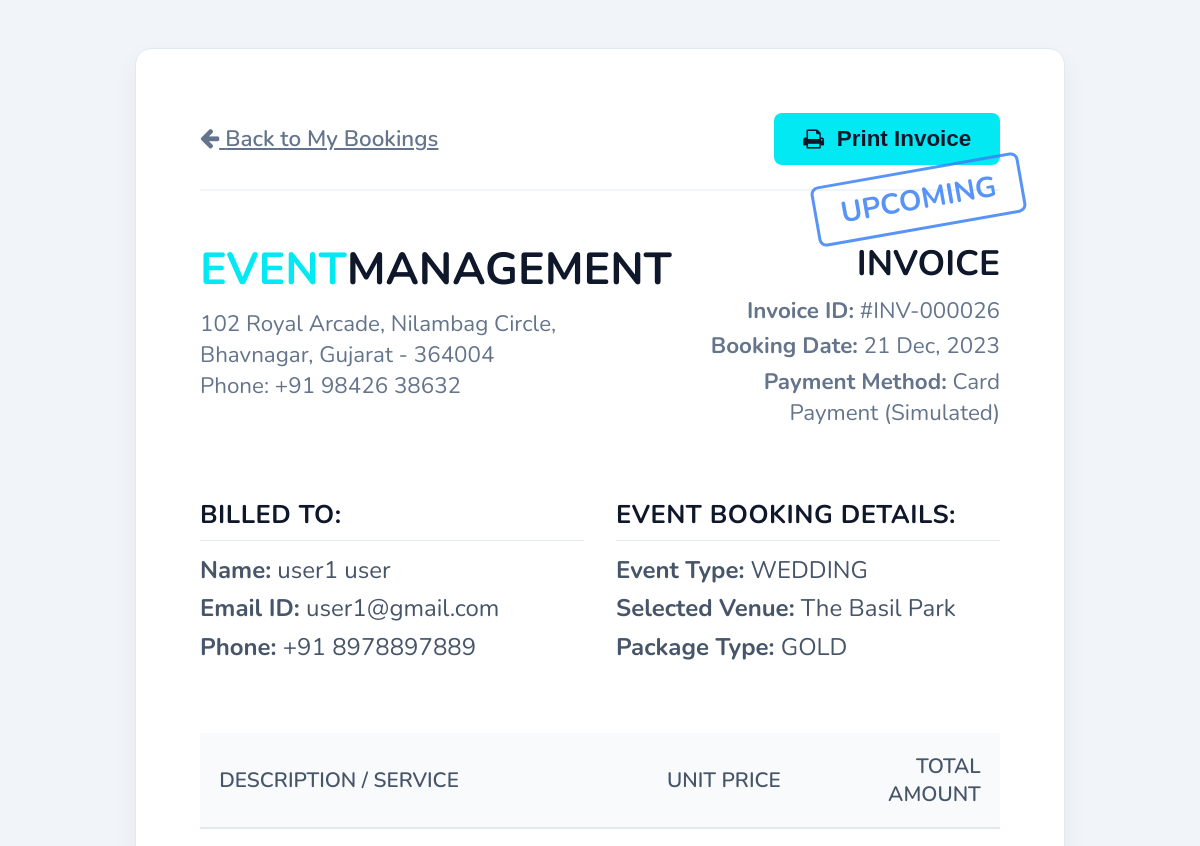
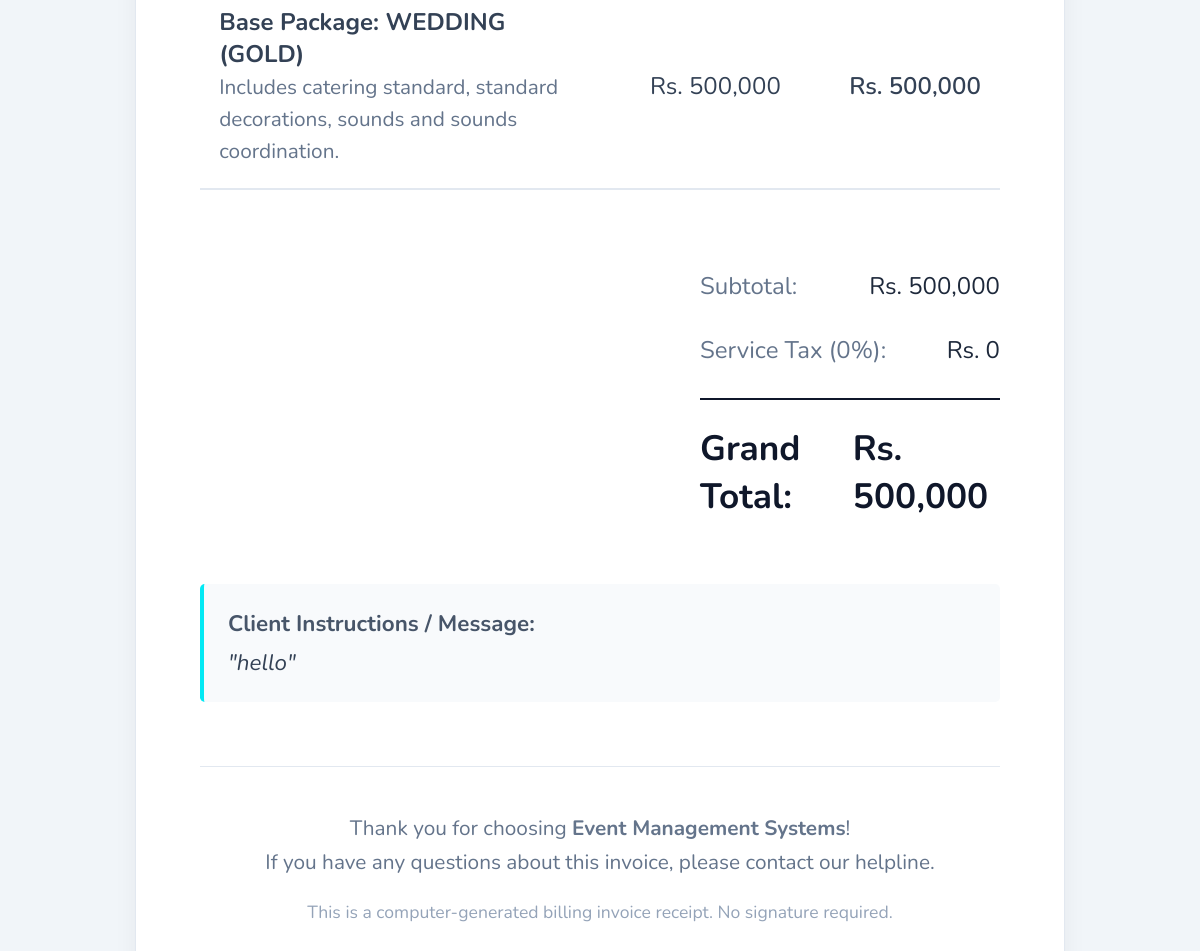
Screenshot of /login/invoice.php?b_id=26 (signed in) with the database file from the repository (2 pictures, top to bottom).
### tables this page shows
CREATE TABLE `tbl_booking` (
  `b_id` int(4) NOT NULL,
  `b_uid` int(4) NOT NULL,
  `b_type` varchar(20) NOT NULL,
  `b_package` varchar(20) NOT NULL,
  `b_date` date NOT NULL,
  `b_venue` varchar(50) NOT NULL,
  `b_price` double NOT NULL,
  `b_msg` varchar(500) NOT NULL,
  `b_state` varchar(10) NOT NULL
);

CREATE TABLE `tbl_user` (
  `First_Name` char(15) NOT NULL,
  `Last_Name` char(15) NOT NULL,
  `Email_ID` varchar(50) NOT NULL,
  `MobileNo` char(10) NOT NULL,
  `PWD` varchar(15) NOT NULL,
  `ID` int(4) NOT NULL
);

### login/invoice.php (the view, shortened to what this page needs)
<?php
    $b_id = intval($_GET['b_id']);
    $servername = "localhost";
    $username = "root";
    $password = "";
    $dbname = "event_mgt";
    $conn = new mysqli($servername, $username, $password, $dbname);
    $sql = "SELECT b.*, u.First_Name, u.Last_Name, u.Email_ID, u.MobileNo
            FROM tbl_booking b
            JOIN tbl_user u ON b.b_uid = u.ID
            WHERE b.b_id = ?";
    $stmt = $conn->prepare($sql);
    $stmt->bind_param("i", $b_id);
    $stmt->execute();
    $result = $stmt->get_result();
    $booking = $result->fetch_assoc();
    function parseUserMessage($msg) {
        return preg_replace('/^\[Add-ons:\s*.*?\]\s*/', '', $msg);
    }
    $clean_msg = parseUserMessage($booking["b_msg"]);
    $total_price = intval($booking["b_price"]);
    $addon_sum = 0;
    $base_package_price = $total_price - $addon_sum;
?>
<!DOCTYPE html>
<html lang="en">
<head>
    <link rel="stylesheet" href="https://cdnjs.cloudflare.com/ajax/libs/font-awesome/4.7.0/css/font-awesome.min.css">
</head>
<body>
<div class="invoice-card">
    <div class="actions-panel">
        <a href="booking.php" style="color: #64748b; font-size: 1.4rem; font-weight: 600;"><i class="fa fa-arrow-left"></i> Back to My Bookings</a>
        <button onclick="window.print()" class="btn-print"><i class="fa fa-print"></i> Print Invoice</button>
    </div>
    <?php
        $stampClass = 'stamp-upcoming';
    ?>
    <div class="status-stamp <?php echo $stampClass; ?>">
        <?php echo $booking["b_state"]; ?>
    </div>
    <div class="invoice-header">
        <div class="brand">
            <h2><span>EVENT</span>management</h2>
            <p>102 Royal Arcade, Nilambag Circle,</p>
            <p>Bhavnagar, Gujarat - 364004</p>
            <p>Phone: +91 98426 38632</p>
        </div>
        <div class="meta-details">
            <h3>INVOICE</h3>
            <p><strong>Invoice ID:</strong> #INV-<?php echo str_pad($booking['b_id'], 6, '0', STR_PAD_LEFT); ?></p>
            <p><strong>Booking Date:</strong> <?php echo date("d M, Y", strtotime($booking['b_date'])); ?></p>
            <p><strong>Payment Method:</strong> Card Payment (Simulated)</p>
        </div>
    </div>
    <div class="info-grid">
        <div class="info-block">
            <h4>Billed To:</h4>
            <p><strong>Name:</strong> <?php echo htmlspecialchars($booking['First_Name'] . ' ' . $booking['Last_Name']); ?></p>
            <p><strong>Email ID:</strong> <?php echo htmlspecialchars($booking['Email_ID']); ?></p>
            <p><strong>Phone:</strong> +91 <?php echo htmlspecialchars($booking['MobileNo']); ?></p>
        </div>
        <div class="info-block">
            <h4>Event Booking Details:</h4>
            <p><strong>Event Type:</strong> <?php echo htmlspecialchars($booking['b_type']); ?></p>
            <p><strong>Selected Venue:</strong> <span style="text-transform: capitalize;"><?php echo htmlspecialchars($booking['b_venue']); ?></span></p>
            <p><strong>Package Type:</strong> <?php echo htmlspecialchars($booking['b_package']); ?></p>
        </div>
    </div>
    <table class="table-items">
        <thead>
            <tr>
                <th style="width: 50%;">Description / Service</th>
                <th style="width: 25%; text-align: right;">Unit Price</th>
                <th style="width: 25%; text-align: right;">Total Amount</th>
            </tr>
        </thead>
        <tbody>
            <tr>
                <td>
                    <strong>Base Package: <?php echo htmlspecialchars($booking['b_type']) . ' (' . htmlspecialchars($booking['b_package']) . ')'; ?></strong><br>
                    <span style="font-size: 1.3rem; color: #64748b;">Includes catering standard, standard decorations, sounds and sounds coordination.</span>
                </td>
                <td style="text-align: right;">Rs. <?php echo number_format($base_package_price); ?></td>
                <td style="text-align: right; font-weight: 600;">Rs. <?php echo number_format($base_package_price); ?></td>
            </tr>
        </tbody>
    </table>
    <div class="total-summary">
        <div class="total-box">
            <div class="total-row">
                <span style="color: #64748b;">Subtotal:</span>
                <span>Rs. <?php echo number_format($total_price); ?></span>
            </div>
            <div class="total-row">
                <span style="color: #64748b;">Service Tax (0%):</span>
                <span>Rs. 0</span>
            </div>
            <div class="total-row grand-total">
                <span>Grand Total:</span>
                <span>Rs. <?php echo number_format($total_price); ?></span>
            </div>
        </div>
    </div>
    <?php if (!empty($clean_msg)): ?>
        <div style="background: #f8fafc; border-left: 4px solid #03e9f4; padding: 1.5rem; margin-bottom: 4rem; border-radius: 0.3rem;">
            <strong style="font-size: 1.4rem; display: block; margin-bottom: 0.5rem; color: #475569;">Client Instructions / Message:</strong>
            <p style="margin: 0; font-size: 1.4rem; color: #334155; font-style: italic;">"<?php echo htmlspecialchars($clean_msg); ?>"</p>
        </div>
    <?php endif; ?>
    <div class="invoice-footer">
        <p>Thank you for choosing <strong>Event Management Systems</strong>!</p>
        <p>If you have any questions about this invoice, please contact our helpline.</p>
        <p style="margin-top: 1.5rem; font-size: 1.1rem; color: #94a3b8;">This is a computer-generated billing invoice receipt. No signature required.</p>
    </div>
</div>
</body>
</html>

### login/invoice.php (style rules this page uses)
body { font-family: 'Nunito', sans-serif; background-color: #f1f5f9; color: #1e293b; margin: 0; padding: 3rem 1rem; display: flex; justify-content: center; align-items: center; min-height: 100vh; }
.invoice-card { background: #fff; max-width: 800px; width: 100%; border-radius: 1rem; box-shadow: 0 10px 25px rgba(0, 0, 0, 0.05); padding: 4rem; border: 1px solid #e2e8f0; position: relative; }
.actions-panel { display: flex; justify-content: space-between; align-items: center; margin-bottom: 3rem; border-bottom: 2px solid #f1f5f9; padding-bottom: 1.5rem; }
.btn-print { background: #03e9f4; color: #0f172a; padding: 0.8rem 1.8rem; border-radius: 0.5rem; font-size: 1.4rem; font-weight: bold; cursor: pointer; border: none; display: flex; align-items: center; gap: 0.8rem; transition: all 0.3s; }
.invoice-header { display: flex; justify-content: space-between; margin-bottom: 4rem; }
.brand h2 { font-size: 2.8rem; color: #0f172a; text-transform: uppercase; margin: 0 0 0.5rem 0; }
.brand h2 span { color: #03e9f4; }
.brand p { color: #64748b; margin: 0; font-size: 1.4rem; }
.meta-details { text-align: right; }
.meta-details h3 { font-size: 2.2rem; color: #0f172a; margin: 0 0 0.5rem 0; }
.meta-details p { margin: 0.3rem 0; font-size: 1.4rem; color: #64748b; }
.info-grid { display: grid; grid-template-columns: 1fr 1fr; gap: 2rem; margin-bottom: 4rem; }
.info-block h4 { font-size: 1.6rem; color: #0f172a; margin: 0 0 0.8rem 0; text-transform: uppercase; letter-spacing: 0.5px; border-bottom: 1px solid #e2e8f0; padding-bottom: 0.5rem; }
.info-block p { margin: 0.4rem 0; font-size: 1.5rem; color: #475569; }
.table-items { width: 100%; border-collapse: collapse; margin-bottom: 4rem; }
.table-items th { background: #f8fafc; color: #475569; font-weight: 600; text-transform: uppercase; font-size: 1.3rem; padding: 1.2rem; text-align: left; border-bottom: 2px solid #e2e8f0; }
.table-items td { padding: 1.4rem 1.2rem; font-size: 1.5rem; border-bottom: 1px solid #e2e8f0; color: #334155; }
.table-items tr:last-child td { border-bottom: 2px solid #e2e8f0; }
.total-summary { display: flex; justify-content: flex-end; margin-bottom: 3rem; }
.total-box { width: 300px; }
.total-row { display: flex; justify-content: space-between; padding: 1rem 0; font-size: 1.5rem; }
.total-row.grand-total { font-size: 2.2rem; font-weight: bold; color: #0f172a; border-top: 2px solid #0f172a; margin-top: 1rem; padding-top: 1.5rem; }
.invoice-footer { text-align: center; border-top: 1px solid #e2e8f0; padding-top: 2.5rem; color: #64748b; font-size: 1.3rem; }
.invoice-footer p { margin: 0.4rem 0; }
.status-stamp { display: inline-block; border: 3px solid; border-radius: 0.5rem; padding: 0.5rem 1.5rem; font-size: 1.8rem; font-weight: bold; text-transform: uppercase; transform: rotate(-10deg); position: absolute; top: 120px; right: 40px; opacity: 0.85; }
.stamp-upcoming { border-color: #3b82f6; color: #3b82f6; }

### rows the page displays
tbl_booking: b_state "UPCOMING", b_id "000026", b_date "21 Dec, 2023", tbl_user.First_Name+Last_Name "user1 user", tbl_user.Email_ID "user1@gmail.com", tbl_user.MobileNo "8978897889", b_type "WEDDING", b_venue "The Basil Park", b_package "GOLD", b_price "500,000", b_msg "hello"
